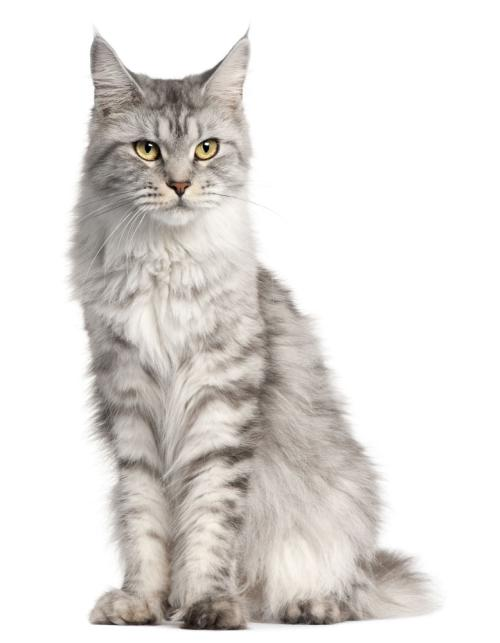
#> input picture Course1.2/Image/pic/2.jpg, 500 x 643 px; its folder holds 4 pictures in this run
$ python createH5File.py
#> lines starting #> are read from the running program, lines starting #| are printed output that depends on the picture
#!/user/bin/python3
# Author:Confused Pig
# -*- coding: utf-8 -*-

# @Time    : 2020/12/30  12:52
# @Author  : Confused Pig
# @Site    :
# @File    : createH5File.py
# @Software: PyCharm

import os
import numpy as np
import cv2
import h5py

def ResizePic(path,save_path,dim):
#> called with path = 'Image/pic/', save_path = 'Image/test_pic/', dim = (64, 64)
    i = 1
    file_name = os.listdir(path)
    for img in file_name:
        image = cv2.imread(path + img)
#> image is the input picture: shape (643, 500, 3); mean B, G, R 220.5, 223.3, 226.6
        image_size = cv2.resize(image, dim, interpolation=cv2.INTER_AREA)
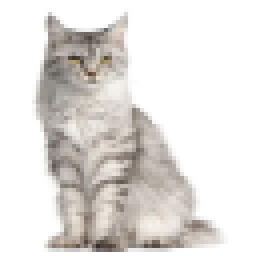
#> image_size: shape (64, 64, 3) (shown 4 times larger); mean B, G, R 220.5, 223.3, 226.6
        cv2.imwrite(save_path + str(i) + '.jpg', image_size)
        i = i + 1
#> pass 2 of the loop in ResizePic, `for img in file_name:`:
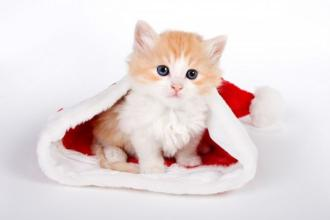
#> input picture Course1.2/Image/pic/3.jpg, 330 x 220 px
#> in ResizePic, image is the input picture: shape (220, 330, 3); mean B, G, R 220, 219.8, 231.3
#> in ResizePic, `image_size = cv2.resize(image, dim, interpolation=cv2.INTER_AREA)`:
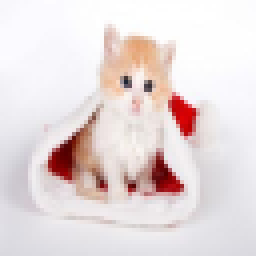
#> image_size: shape (64, 64, 3) (shown 4 times larger); mean B, G, R 220, 219.8, 231.3
#> pass 3 of the loop in ResizePic, `for img in file_name:`:
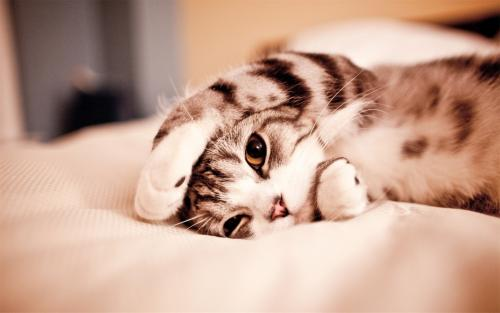
#> input picture Course1.2/Image/pic/8.jpg, 500 x 313 px
#> in ResizePic, image is the input picture: shape (313, 500, 3); mean B, G, R 143.9, 161.8, 197.3
#> in ResizePic, `image_size = cv2.resize(image, dim, interpolation=cv2.INTER_AREA)`:
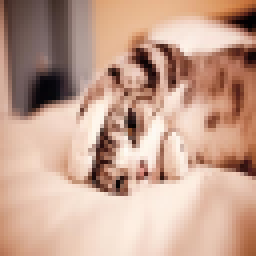
#> image_size: shape (64, 64, 3) (shown 4 times larger); mean B, G, R 143.9, 161.8, 197.3
#> the loop made 4 passes; the first 3 are shown


def save_image_to_h5py(path):
    img_list = []
    label_list = []

#> (the run stopped early here; a loop or call above may not have finished)
